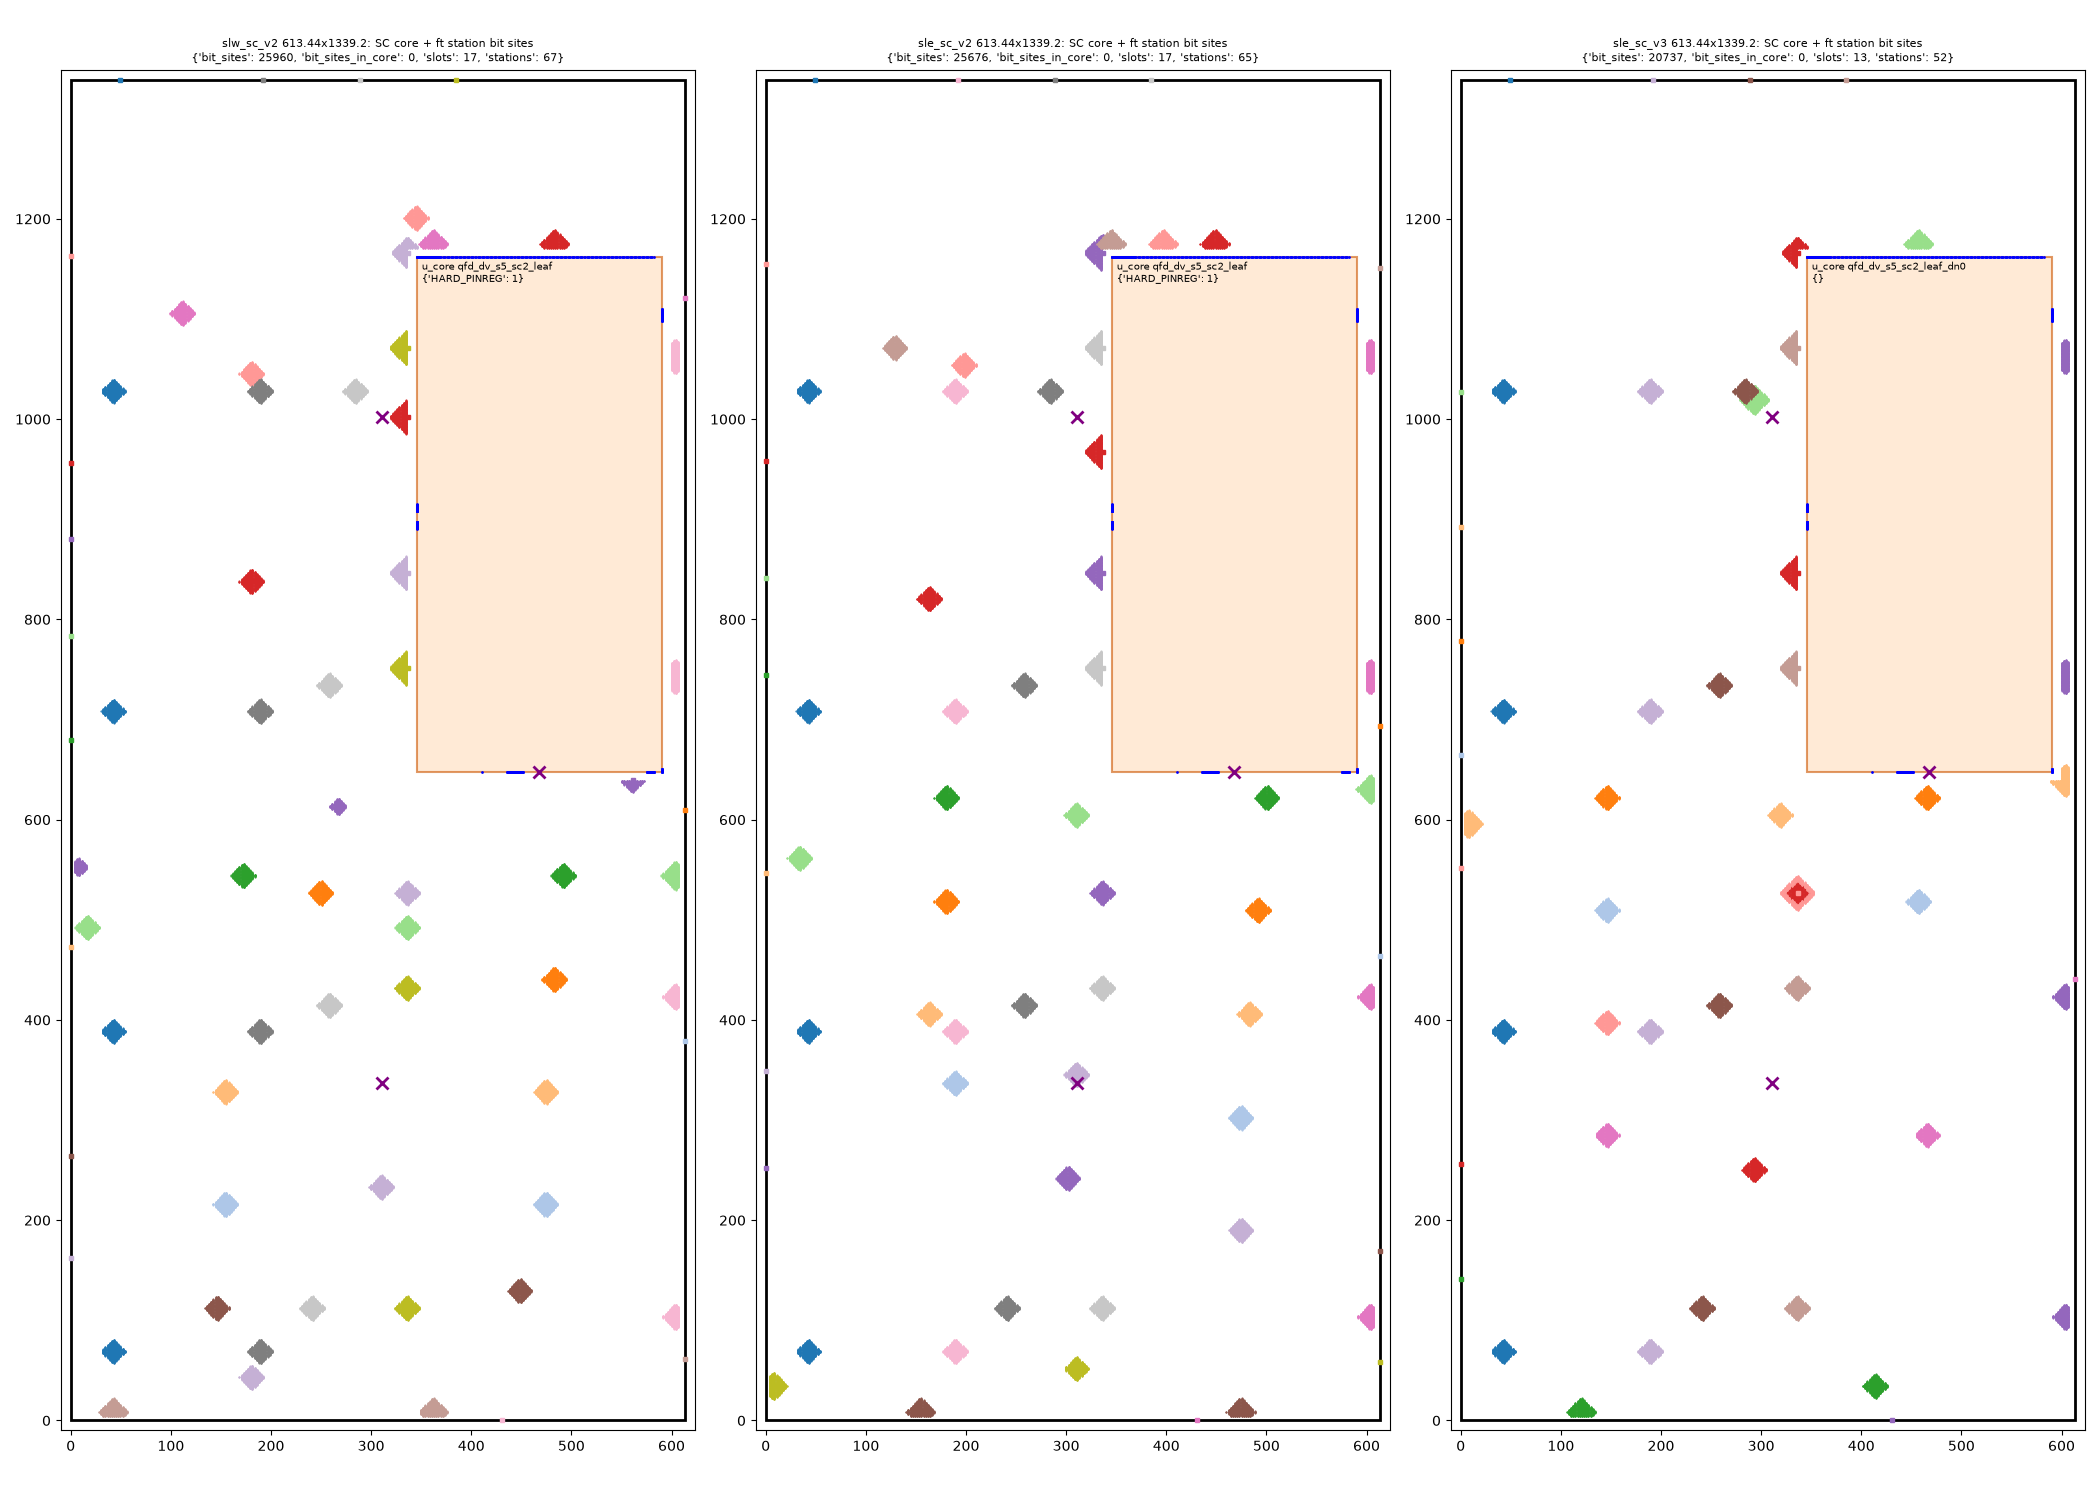

Write the Python code that produced this figure.
"""DIE-QC-64/SC GEOM render: SC type outline, hard core + pins, clock taps, ft station bit sites (exact) per slot."""
import json, sys
import matplotlib; matplotlib.use("Agg")
import matplotlib.pyplot as plt
from matplotlib.patches import Rectangle
plan, pdir, out = sys.argv[1:4]
types = sys.argv[4].split(",")
P = json.load(open(plan))
fig, axs = plt.subplots(1, len(types), figsize=(7 * len(types), 15))
axs = [axs] if len(types) == 1 else axs
stat = {}
for ax, t in zip(axs, types):
    T = P["partition_types"][t]; W, H = T["outline_um"]
    ax.add_patch(Rectangle((0, 0), W, H, fill=False, lw=2, ec="k"))
    boxes = []
    for hc in T["hard_cores"]:
        o = hc["origin_um"]; w, h = hc["outline_um"]
        boxes.append((o[0], o[1], o[0] + w, o[1] + h))
        ax.add_patch(Rectangle(o, w, h, fc="#fdb", ec="#c50", lw=1.5, alpha=.6))
        ax.text(o[0] + 5, o[1] + h - 25, f"{hc['inst']} {hc['module']}\n{hc.get('params', {})}", fontsize=7)
        pins = json.load(open(pdir + "/" + hc["pins_file"]))["pins"]
        ax.scatter([o[0] + p["x"] for p in pins], [o[1] + p["y"] for p in pins], s=1, c="b")
    cols = plt.cm.tab20.colors
    nin = 0; nsite = 0
    for k, s in enumerate(T.get("ft_slots", [])):
        c = cols[k % 20]
        for st in s.get("bit_sites_um") or []:
            xs = [p[0] for p in st]; ys = [p[1] for p in st]
            ax.scatter(xs, ys, s=.3, color=c)
            nsite += len(st)
            nin += sum(1 for x, y in zip(xs, ys) if any(a < x < cc and b < y < d for a, b, cc, d in boxes))
        for r in s.get("regs_um") or []:
            ax.plot(r[0], r[1], "s", color=c, ms=3)
    for tp in T["clock"].get("taps", []):
        ax.plot(*tp["xy"], "x", c="purple", ms=9, mew=2)
    stat[t] = dict(bit_sites=nsite, bit_sites_in_core=nin, slots=len(T.get("ft_slots", [])),
                   stations=sum(int(s.get("stations", 1)) for s in T.get("ft_slots", [])))
    ax.set_xlim(-10, W + 10); ax.set_ylim(-10, H + 10); ax.set_aspect("equal")
    ax.set_title(f"{t} {W}x{H}: SC core + ft station bit sites\n{stat[t]}", fontsize=8)
fig.tight_layout(); fig.savefig(out, dpi=100)
print(json.dumps(stat))
